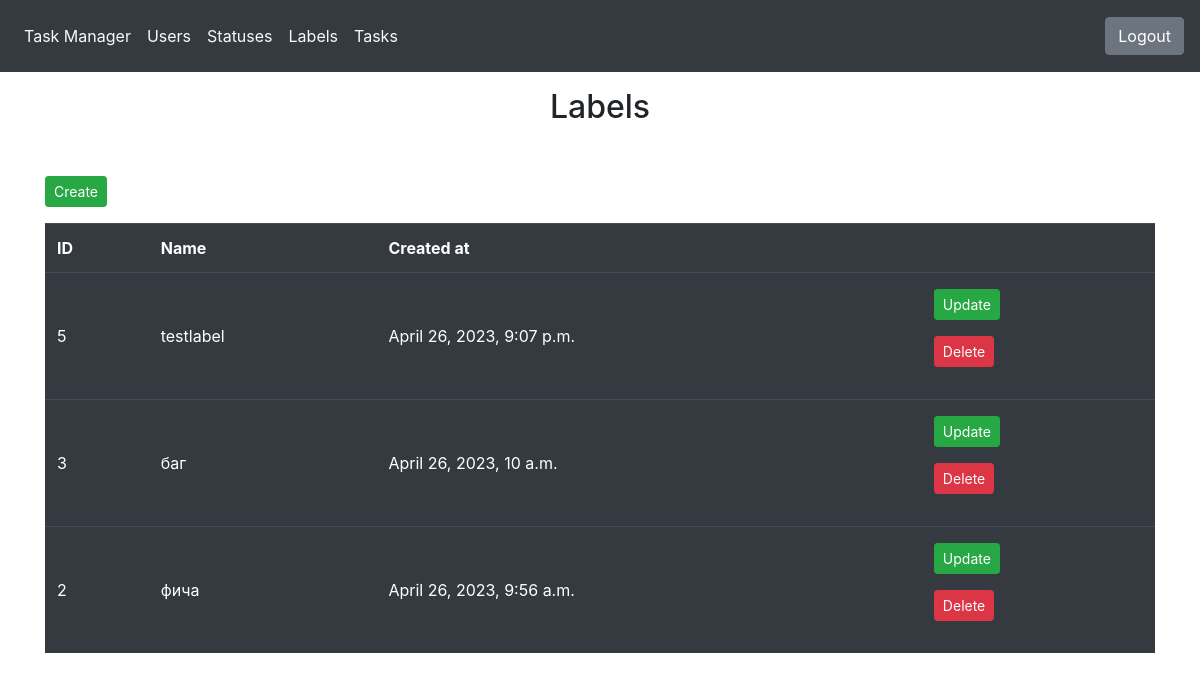
Page /labels/ (signed in) on the committed database.
### labels/models.py (models this page shows, shortened)
class Labels(models.Model):
    name = models.CharField(_('name'), max_length=100, unique=True)
    created_at = models.DateTimeField(_('created at'), auto_now_add=True)
    class Meta:
        verbose_name = _('Labels')
        verbose_name_plural = _('Labels')
        ordering = ['-created_at']

### labels/views.py (the view)
# urls.py: path('', LabelsView.as_view(), name='labels'),
class LabelsView(BaseLoginRequiredMixin, ListView):
    model = Labels
    template_name = 'labels/index.html'

### common/mixins.py (called while the page is built)
    @method_decorator(login_required_message)
    def dispatch(self, request, *args, **kwargs):
        return super().dispatch(request, *args, **kwargs)

### templates/labels/index.html
{% extends 'base.html' %}
{% load i18n %}
{% block content %}
<main>
    <div class="container">
        <h2 class="text-center mt-3"  style="min-height: 10vh;">{% trans "Labels" %}</h2>
        <p><a href="{% url 'create_label' %}" class="btn btn-success btn-sm">{% trans "Create" %}</a></p>
        <table class="table table-dark table-striped-columns">
            <thead>
                <tr class="font-weight-bold">
                    <td>{% trans "ID" %}</td>
                    <td>{% trans "Name" %}</td>
                    <td>{% trans "Created at" %}</td>
                    <td ></td>
                </tr>
            </thead>
            <tbody>
                {% for label in object_list %}
                <tr>
                    <td class="align-middle py-3">{{ label.pk }}</td>
                    <td class="align-middle py-3">{{ label.name }}</td>
                    <td class="align-middle py-3">{{ label.created_at }}</td>
                    <td class="py-3">
                        <p><a href="{% url 'update_label' label.pk %}" class="btn btn-success btn-sm">{% trans "Update" %}</a></p>
                        <p><a href="{% url 'delete_label' label.pk %}" class="btn btn-danger btn-sm">{% trans "Delete"%}</a></p>
                    </td>
                </tr>
                {% endfor %}
            </tbody>
        </table>
    </div>
</main>
{% endblock %}

### rows in the picture
Labels: pk "5", name "testlabel", created_at "April 26, 2023, 9:07 p.m."
Labels: pk "3", name "баг", created_at "April 26, 2023, 10 a.m."
Labels: pk "2", name "фича", created_at "April 26, 2023, 9:56 a.m."
